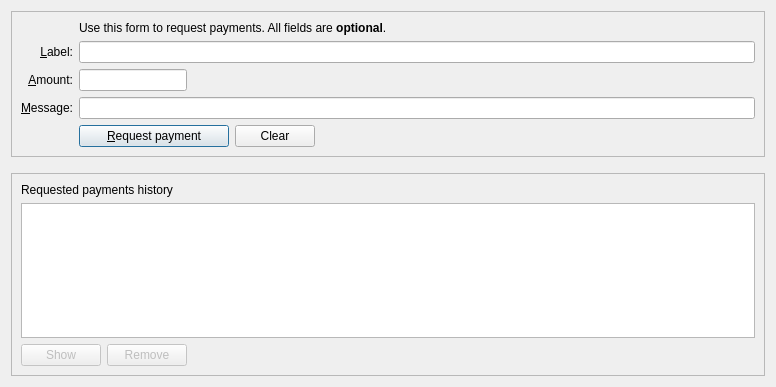
<?xml version="1.0" encoding="UTF-8"?>
<ui version="4.0">
 <class>ReceiveCoinsDialog</class>
 <widget class="QWidget" name="ReceiveCoinsDialog">
  <property name="geometry">
   <rect>
    <x>0</x>
    <y>0</y>
    <width>776</width>
    <height>387</height>
   </rect>
  </property>
  <layout class="QVBoxLayout" name="verticalLayout" stretch="0,0,1">
   <item>
    <widget class="QFrame" name="frame2">
     <property name="sizePolicy">
      <sizepolicy hsizetype="Preferred" vsizetype="Expanding">
       <horstretch>0</horstretch>
       <verstretch>0</verstretch>
      </sizepolicy>
     </property>
     <property name="frameShape">
      <enum>QFrame::StyledPanel</enum>
     </property>
     <property name="frameShadow">
      <enum>QFrame::Sunken</enum>
     </property>
     <layout class="QVBoxLayout" name="verticalLayout_3">
      <item>
       <layout class="QGridLayout" name="gridLayout">
        <item row="6" column="0">
         <widget class="QLabel" name="label_3">
          <property name="toolTip">
           <string>An optional message to attach to the payment request, which will be displayed when the request is opened. Note: The message will not be sent with the payment over the PirateCash network.</string>
          </property>
          <property name="text">
           <string>&amp;Message:</string>
          </property>
          <property name="alignment">
           <set>Qt::AlignRight|Qt::AlignTrailing|Qt::AlignVCenter</set>
          </property>
          <property name="buddy">
           <cstring>reqMessage</cstring>
          </property>
         </widget>
        </item>
        <item row="4" column="2">
         <widget class="QLineEdit" name="reqLabel">
          <property name="toolTip">
           <string>An optional label to associate with the new receiving address.</string>
          </property>
         </widget>
        </item>
        <item row="6" column="2">
         <widget class="QLineEdit" name="reqMessage">
          <property name="toolTip">
           <string>An optional message to attach to the payment request, which will be displayed when the request is opened.&lt;br&gt;Note: The message will not be sent with the payment over the PirateCash network.</string>
          </property>
         </widget>
        </item>
        <item row="2" column="2">
         <widget class="QLabel" name="label_5">
          <property name="text">
           <string>Use this form to request payments. All fields are &lt;b&gt;optional&lt;/b&gt;.</string>
          </property>
         </widget>
        </item>
        <item row="4" column="0">
         <widget class="QLabel" name="label_2">
          <property name="toolTip">
           <string>An optional label to associate with the new receiving address.</string>
          </property>
          <property name="text">
           <string>&amp;Label:</string>
          </property>
          <property name="alignment">
           <set>Qt::AlignRight|Qt::AlignTrailing|Qt::AlignVCenter</set>
          </property>
          <property name="buddy">
           <cstring>reqLabel</cstring>
          </property>
         </widget>
        </item>
        <item row="5" column="0">
         <widget class="QLabel" name="label">
          <property name="toolTip">
           <string>An optional amount to request. Leave this empty or zero to not request a specific amount.</string>
          </property>
          <property name="text">
           <string>&amp;Amount:</string>
          </property>
          <property name="alignment">
           <set>Qt::AlignRight|Qt::AlignTrailing|Qt::AlignVCenter</set>
          </property>
          <property name="buddy">
           <cstring>reqAmount</cstring>
          </property>
         </widget>
        </item>
        <item row="7" column="2">
         <layout class="QHBoxLayout" name="horizontalLayout">
          <item>
           <widget class="QPushButton" name="receiveButton">
            <property name="minimumSize">
             <size>
              <width>150</width>
              <height>0</height>
             </size>
            </property>
            <property name="text">
             <string>&amp;Request payment</string>
            </property>
            <property name="autoDefault">
             <bool>false</bool>
            </property>
            <property name="default">
             <bool>true</bool>
            </property>
           </widget>
          </item>
          <item>
           <widget class="QPushButton" name="clearButton">
            <property name="sizePolicy">
             <sizepolicy hsizetype="Minimum" vsizetype="Fixed">
              <horstretch>0</horstretch>
              <verstretch>0</verstretch>
             </sizepolicy>
            </property>
            <property name="toolTip">
             <string>Clear all fields of the form.</string>
            </property>
            <property name="text">
             <string>Clear</string>
            </property>
            <property name="autoDefault">
             <bool>false</bool>
            </property>
           </widget>
          </item>
          <item>
           <spacer name="horizontalSpacer">
            <property name="orientation">
             <enum>Qt::Horizontal</enum>
            </property>
            <property name="sizeHint" stdset="0">
             <size>
              <width>40</width>
              <height>20</height>
             </size>
            </property>
           </spacer>
          </item>
         </layout>
        </item>
        <item row="7" column="0">
         <widget class="QLabel" name="label_7">
          <property name="text">
           <string/>
          </property>
         </widget>
        </item>
        <item row="5" column="2">
         <layout class="QHBoxLayout" name="horizontalLayout_4" stretch="0,1">
          <property name="spacing">
           <number>0</number>
          </property>
          <property name="topMargin">
           <number>0</number>
          </property>
          <item>
           <widget class="BitcoinAmountField" name="reqAmount">
            <property name="toolTip">
             <string>An optional amount to request. Leave this empty or zero to not request a specific amount.</string>
            </property>
           </widget>
          </item>
          <item>
           <spacer name="horizontalSpacer_3">
            <property name="orientation">
             <enum>Qt::Horizontal</enum>
            </property>
            <property name="sizeHint" stdset="0">
             <size>
              <width>40</width>
              <height>20</height>
             </size>
            </property>
           </spacer>
          </item>
         </layout>
        </item>
       </layout>
      </item>
     </layout>
    </widget>
   </item>
   <item>
    <spacer name="verticalSpacer_2">
     <property name="orientation">
      <enum>Qt::Vertical</enum>
     </property>
     <property name="sizeHint" stdset="0">
      <size>
       <width>20</width>
       <height>10</height>
      </size>
     </property>
    </spacer>
   </item>
   <item>
    <widget class="QFrame" name="frame">
     <property name="sizePolicy">
      <sizepolicy hsizetype="Preferred" vsizetype="Expanding">
       <horstretch>0</horstretch>
       <verstretch>0</verstretch>
      </sizepolicy>
     </property>
     <property name="frameShape">
      <enum>QFrame::StyledPanel</enum>
     </property>
     <property name="frameShadow">
      <enum>QFrame::Raised</enum>
     </property>
     <layout class="QVBoxLayout" name="verticalLayout_2">
      <item>
       <widget class="QLabel" name="label_6">
        <property name="text">
         <string>Requested payments history</string>
        </property>
       </widget>
      </item>
      <item>
       <widget class="QTableView" name="recentRequestsView">
        <property name="contextMenuPolicy">
         <enum>Qt::CustomContextMenu</enum>
        </property>
        <property name="tabKeyNavigation">
         <bool>false</bool>
        </property>
        <property name="sortingEnabled">
         <bool>true</bool>
        </property>
       </widget>
      </item>
      <item>
       <layout class="QHBoxLayout" name="horizontalLayout_2">
        <item>
         <widget class="QPushButton" name="showRequestButton">
          <property name="enabled">
           <bool>false</bool>
          </property>
          <property name="toolTip">
           <string>Show the selected request (does the same as double clicking an entry)</string>
          </property>
          <property name="text">
           <string>Show</string>
          </property>
          <property name="autoDefault">
           <bool>false</bool>
          </property>
         </widget>
        </item>
        <item>
         <widget class="QPushButton" name="removeRequestButton">
          <property name="enabled">
           <bool>false</bool>
          </property>
          <property name="toolTip">
           <string>Remove the selected entries from the list</string>
          </property>
          <property name="text">
           <string>Remove</string>
          </property>
          <property name="autoDefault">
           <bool>false</bool>
          </property>
         </widget>
        </item>
        <item>
         <spacer name="horizontalSpacer_2">
          <property name="orientation">
           <enum>Qt::Horizontal</enum>
          </property>
          <property name="sizeHint" stdset="0">
           <size>
            <width>40</width>
            <height>20</height>
           </size>
          </property>
         </spacer>
        </item>
       </layout>
      </item>
     </layout>
    </widget>
   </item>
  </layout>
 </widget>
 <customwidgets>
  <customwidget>
   <class>BitcoinAmountField</class>
   <extends>QLineEdit</extends>
   <header>qt/bitcoinamountfield.h</header>
   <container>1</container>
  </customwidget>
 </customwidgets>
 <tabstops>
  <tabstop>reqLabel</tabstop>
  <tabstop>reqAmount</tabstop>
  <tabstop>reqMessage</tabstop>
  <tabstop>receiveButton</tabstop>
  <tabstop>clearButton</tabstop>
  <tabstop>recentRequestsView</tabstop>
  <tabstop>showRequestButton</tabstop>
  <tabstop>removeRequestButton</tabstop>
 </tabstops>
 <resources/>
 <connections/>
</ui>
